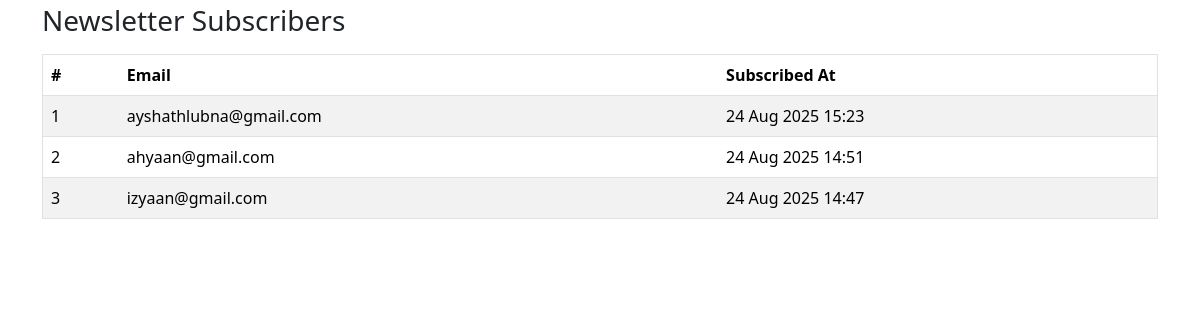
The app's page /newsletter/newsletters/ (signed in) with its own data.
### newsletter_app/models.py (models this page shows)
class NewsletterSubscriber(models.Model):
    email = models.EmailField(unique=True)
    subscribed_at = models.DateTimeField(auto_now_add=True)
    def __str__(self):
        return self.email

### newsletter_app/views.py (the view)
# urls.py: path('newsletters/', views.newsletter_list, name='newsletter_list'),
@login_required
def newsletter_list(request):
    if not (request.user.is_staff or request.user.is_superuser):
        return HttpResponseForbidden("Not authorized")
    subscribers = NewsletterSubscriber.objects.all().order_by('-subscribed_at')
    if not subscribers.exists():
        print("No subscribers found!")
    print("subscribers 123",subscribers)
    return render(request, 'newsletter/newsletter.html', {'subscribers': subscribers})

### sub_category_app/context_processors.py (called while the page is built)
def all_subcategories(request):
    return {
        'all_subcategories': Sub_category.objects.all()
    }

### templates/newsletter/newsletter.html (shortened to what this page needs)
{% extends 'admin/admin_extend.html' %}
{% block 'content' %}
<div class="container mt-1">
    <h3>Newsletter Subscribers</h3>
    <table class="table table-striped border mt-3">
        <thead>
            <tr>
                <th>#</th>
                <th>Email</th>
                <th>Subscribed At</th>
            </tr>
        </thead>
        <tbody>
            {% for subscriber in subscribers %}
                <tr>
                    <td>{{ forloop.counter }}</td>
                    <td>{{ subscriber.email }}</td>
                    <td>{{ subscriber.subscribed_at|date:"d M Y H:i" }}</td>
                </tr>
            {% empty %}
                <tr>
                    <td colspan="3">No subscribers yet.</td>
                </tr>
            {% endfor %}
        </tbody>
    </table>
</div>
{% endblock %}

### records on screen
NewsletterSubscriber: email "ayshathlubna@gmail.com", subscribed_at "24 Aug 2025 15:23"
NewsletterSubscriber: email "ahyaan@gmail.com", subscribed_at "24 Aug 2025 14:51"
NewsletterSubscriber: email "izyaan@gmail.com", subscribed_at "24 Aug 2025 14:47"
